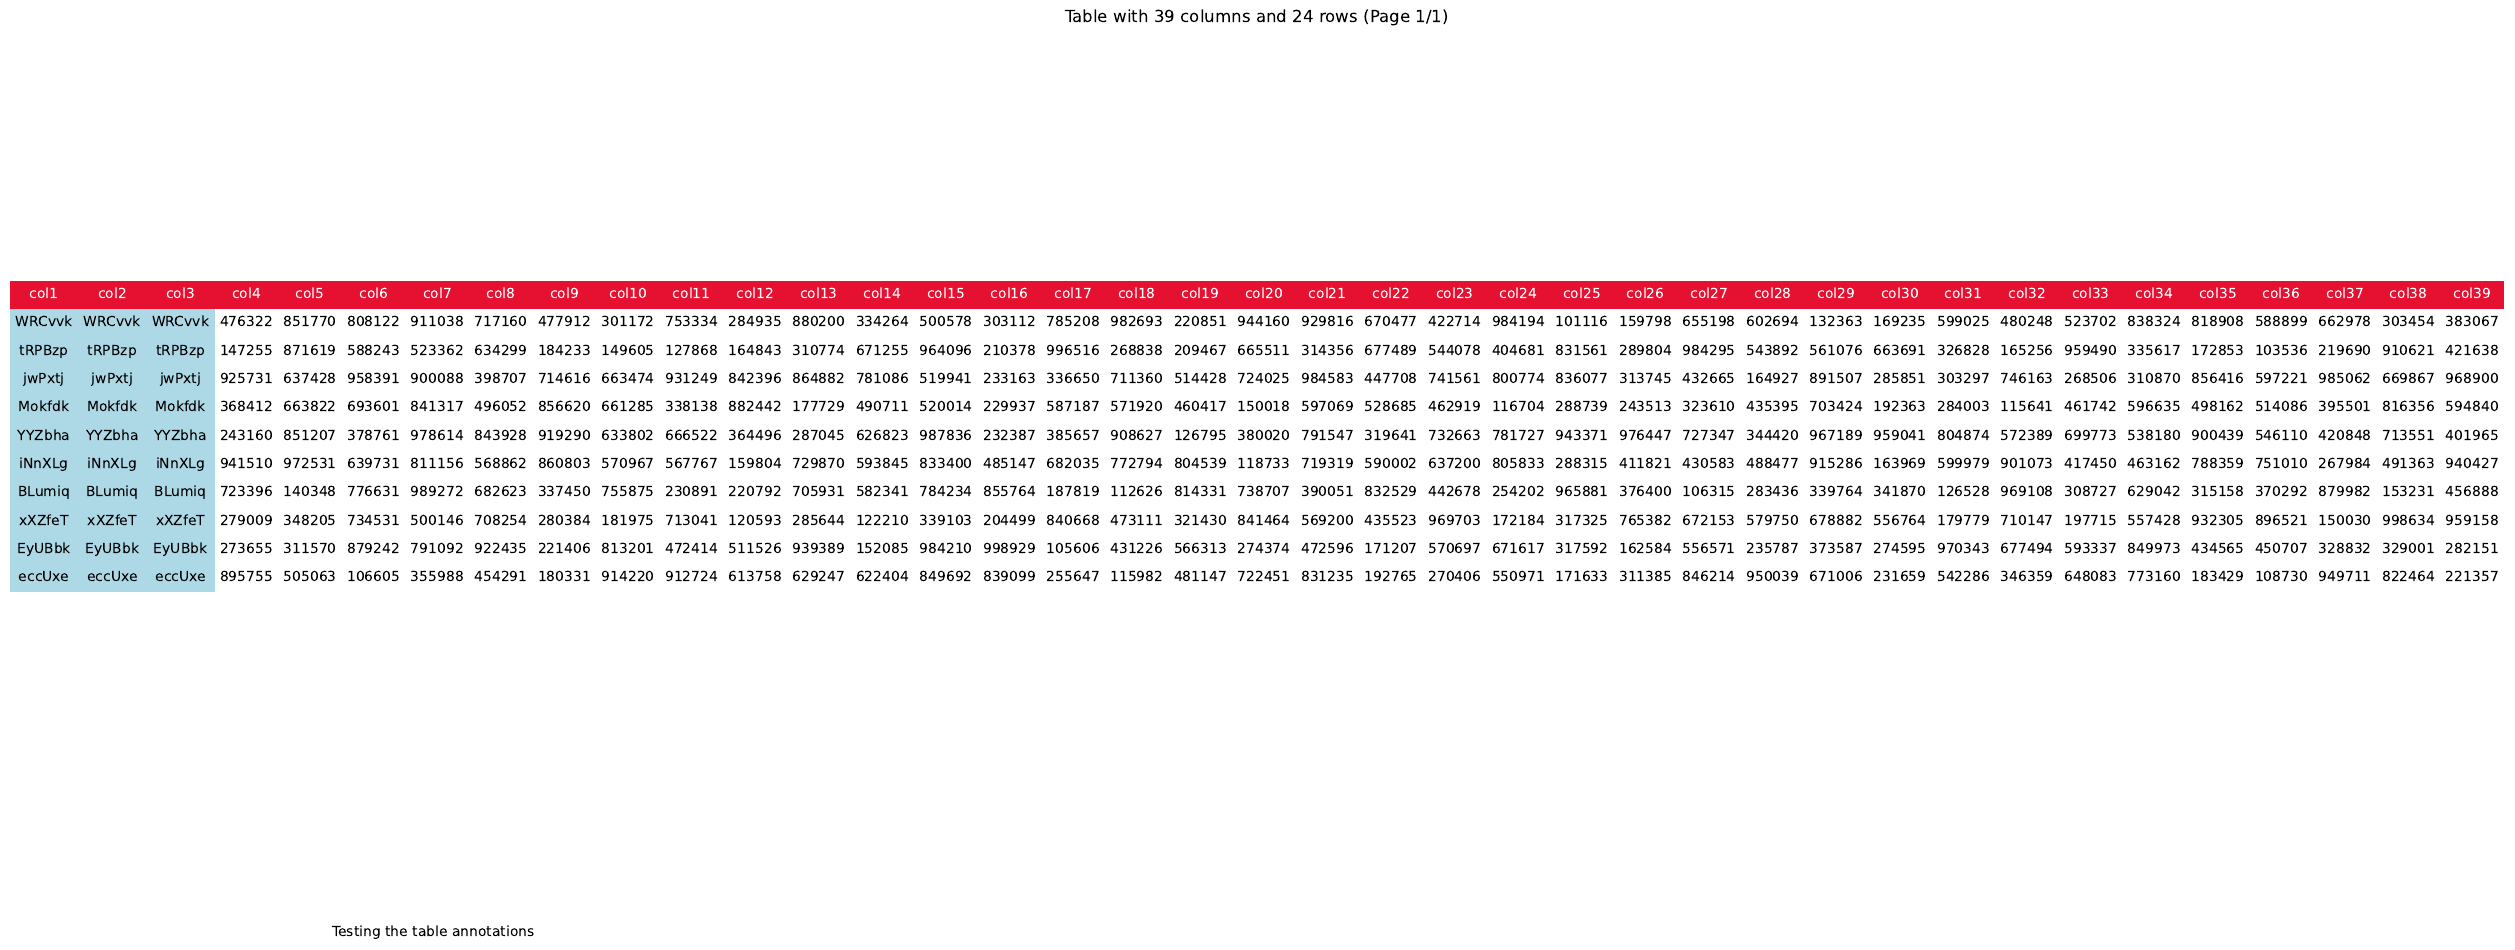

Reproduce this figure in Python.
from typing import List, Tuple
import pandas as pd
import numpy as np
import matplotlib.pyplot as plt
from matplotlib.backends.backend_pdf import PdfPages
import random
import string
from math import ceil
import matplotlib.colors as mcolors
import matplotlib.ticker as ticker


class Table:
    def __init__(self, df: pd.DataFrame, title: str, rows_per_page: int = 24, scale_x: float = 1, scale_y: float = 1.5,
                 first_columns_to_color: int = 3,
                 header_facecolor: str = '#E61030', first_columns_facecolor: str = '#ADD8E6',
                 other_columns_facecolor: str = '#FFFFFF',
                 fig_size: Tuple[float, float] = (20, 11.7 * 0.9)):
        """
        Initialize Table object.

        :param df: DataFrame to display in table.
        :param title: Title of the table.
        :param rows_per_page: Number of rows per page.
        :param scale_x: Table scale on x-axis.
        :param scale_y: Table scale on y-axis.
        :param first_columns_to_color: Number of first columns to color differently.
        :param header_facecolor: Color of the header cells.
        :param first_columns_facecolor: Color of the first few column cells.
        :param other_columns_facecolor: Color of other column cells.
        :param fig_size: Size of the figure.
        """
        self.df = df
        self.title = title
        self.rows_per_page = rows_per_page
        self.annotations = []
        self._scale_x = scale_x
        self._scale_y = scale_y
        self._first_columns_to_color = first_columns_to_color
        self._header_facecolor = header_facecolor
        self._first_columns_facecolor = first_columns_facecolor
        self._other_columns_facecolor = other_columns_facecolor
        self._fig_size = fig_size

    @property
    def scale(self) -> Tuple[float, float]:
        """Returns the current scale of the table."""
        return self._scale_x, self._scale_y

    @scale.setter
    def scale(self, values: Tuple[float, float]):
        """Sets the scale of the table."""
        self._scale_x, self._scale_y = values

    @property
    def first_columns_to_color(self) -> int:
        """Returns the number of first columns to color differently."""
        return self._first_columns_to_color

    @first_columns_to_color.setter
    def first_columns_to_color(self, value: int):
        """Sets the number of first columns to color differently."""
        self._first_columns_to_color = value

    @property
    def header_facecolor(self) -> str:
        """Returns the color of the header cells."""
        return self._header_facecolor

    @header_facecolor.setter
    def header_facecolor(self, value: str):
        """Sets the color of the header cells."""
        self._header_facecolor = value

    @property
    def first_columns_facecolor(self) -> str:
        """Returns the color of the first few column cells."""
        return self._first_columns_facecolor

    @first_columns_facecolor.setter
    def first_columns_facecolor(self, value: str):
        """Sets the color of the first few column cells."""
        self._first_columns_facecolor = value

    @property
    def other_columns_facecolor(self) -> str:
        """Returns the color of other column cells."""
        return self._other_columns_facecolor

    @other_columns_facecolor.setter
    def other_columns_facecolor(self, value: str):
        """Sets the color of other column cells."""
        self._other_columns_facecolor = value

    @property
    def fig_size(self) -> Tuple[float, float]:
        """Returns the size of the figure."""
        return self._fig_size

    @fig_size.setter
    def fig_size(self, values: Tuple[float, float]):
        """Sets the size of the figure."""
        self._fig_size = values

    def _style_cells(self, table, ax, table_data):
        """
        Styles the cells in the table.

        :param table: Table to style.
        :param ax: Axes object.
        :param table_data: Data to populate the table.
        """
        for (row, col), cell in table.get_celld().items():
            if row == 0:
                cell.set_facecolor(self.header_facecolor)
                cell.set_text_props(color='white', fontsize=14, ha='center')
            else:
                if col < self.first_columns_to_color:
                    cell.set_facecolor(self.first_columns_facecolor)
                else:
                    cell.set_facecolor(self.other_columns_facecolor)
                cell.set_text_props(color='black', ha='center', alpha=1)
            cell.set_edgecolor('none')

    def add_annotations(self, annotations: List[str]):
        """Add annotations to the table.
        :param annotations: List of annotation strings.
        """
        if isinstance(annotations, list):
            self.annotations.extend(annotations)
        else:
            self.annotations.append(annotations)

    def _add_annotations_to_figure(self, fig):
        """Add annotations to the figure.
        :param fig: Figure object.
        """
        for i, annotation in enumerate(self.annotations, start=1):
            fig.text(0.05, 0.05 - 0.03 * i, annotation, fontsize=10, transform=plt.gcf().transFigure)

    def setup_table(self, table, ax, table_data):
        """
        Setup table style and other configurations.
        """
        table.auto_set_font_size(False)
        table.set_fontsize(10)
        # table.auto_set_column_width(.001)
        table.auto_set_column_width(col=list(range(len(self.df.columns))))

    def save(self, file_name: str):
        """Save the table to a file.
        :param file_name: Name of the file.
        """
        num_pages = ceil(len(self.df) / self.rows_per_page)
        with PdfPages(file_name) as pdf_pages:
            for page in range(num_pages):
                start = page * self.rows_per_page
                end = (page + 1) * self.rows_per_page
                fig, ax = plt.subplots(figsize=self.fig_size)
                ax.set_facecolor('#eafff5')
                ax.set_title(f'{self.title} (Page {page + 1}/{num_pages})')
                table_data = self.df.iloc[start:end]
                table = ax.table(cellText=table_data.values, colLabels=table_data.columns, loc='center')
                table.scale(*self.scale)
                self._style_cells(table, ax, table_data)
                self.setup_table(table, ax, table_data)

                self._add_annotations_to_figure(fig)
                ax.axis('off')
                pdf_pages.savefig(fig, bbox_inches='tight')
                plt.close(fig)

    def show(self):
        """Display the table."""
        num_pages = ceil(len(self.df) / self.rows_per_page)
        for page in range(num_pages):
            start = page * self.rows_per_page
            end = (page + 1) * self.rows_per_page
            fig, ax = plt.subplots(figsize=self.fig_size)
            ax.set_facecolor('#eafff5')
            ax.set_title(f'{self.title} (Page {page + 1}/{num_pages})')
            table_data = self.df.iloc[start:end]
            table = ax.table(cellText=table_data.values, colLabels=table_data.columns, loc='center')
            table.scale(*self.scale)
            self.setup_table(table, ax, table_data)

            self._style_cells(table, ax, table_data)
            self._add_annotations_to_figure(fig)
            ax.axis('off')
            plt.show()


class OrangeTable(Table):
    def __init__(self, *args, **kwargs):
        """
        Initialize the OrangeTable class.

        :param args: Variable length argument list.
        :param kwargs: Arbitrary keyword arguments.
        """
        super().__init__(*args, **kwargs)

    def setup_table(self, table: plt.Axes.table, ax: plt.Axes, table_data: pd.DataFrame):
        """
        Setup table style and other configurations specifically for OrangeTable.

        :param table: The table to be styled.
        :param ax: The axes of the plot.
        :param table_data: The data to be represented in the table.
        """
        print("Setting up orange table...")
        print("Table data shape:", table_data.shape)
        super().setup_table(table, ax, table_data)  # Call parent setup_table
        print("Cell (0, 0) before color change:", table[23, 18], "Facecolor:", table[23, 18].get_facecolor())

        # Apply additional styling if columns are more than or equal to rows
        if table_data.shape[1] >= table_data.shape[0]:  # Check if columns >= rows
            num_rows = len(table_data) + 1  # account for header row in matplotlib table
            num_cols = len(self.df.columns)

            # Loop through cells below the diagonal and color them differently
            for i in range(num_cols - 1, -1, -1):
                for j in range(num_rows - 1, num_cols - i, -1):
                    print(f"Changing color for cell ({j}, {i})")
                    table[j, i].set_facecolor('lightgrey')
        print("", table[23, 18], "Facecolor:", table[23, 18].get_facecolor())


n_rows = 24
n_cols = 39

# Generate random 6-letter strings
random_strings = [''.join(random.choices(string.ascii_uppercase + string.ascii_lowercase, k=6)) for _ in range(n_rows)]

random_strings1 = [''.join(random.choices(string.ascii_uppercase + string.ascii_lowercase, k=6)) for _ in range(10)]

# Create DataFrame
df = pd.DataFrame()

df1 = pd.DataFrame()

# Add first 3 columns of 6-letter strings
for i in range(3):
    df[f'col{i + 1}'] = random_strings

# Add remaining columns of random integers
# Add remaining columns of random integers with 6 digits
for i in range(3, n_cols):
    df[f'col{i + 1}'] = np.random.randint(100000, 1000000, size=n_rows)

for i in range(3):
    df1[f'col{i + 1}'] = random_strings1

# Add remaining columns of random integers
# Add remaining columns of random integers with 6 digits
for i in range(3, n_cols):
    df1[f'col{i + 1}'] = np.random.randint(100000, 1000000, size=10)

# Create a table
table = Table(df1, "Table with 39 columns and 24 rows")
table.add_annotations("Testing the table annotations")
table.scale = (1, 1.7)
#table.first_columns_to_color = 0
table.save("table4.pdf")

table2 = OrangeTable(df, 'Orange Table')

# Change colors using setters
table2.header_color = mcolors.CSS4_COLORS['orangered']
table2.first_three_columns_color = mcolors.CSS4_COLORS['navajowhite']
table2.other_cell_color = mcolors.CSS4_COLORS['seashell']
table2.add_annotations("Testing Annotations")
table.first_columns_to_color = 3
table.scale = (1, 1.7)

# Save table to a PDF
table2.save("orange_table4_setters.pdf")


def random_string(length):
    letters = string.ascii_letters
    return ''.join(random.choice(letters) for i in range(length))

data = {
    'ShortString': [random_string(20) for _ in range(20)],
    'LongString': [random_string(200) for _ in range(20)]
}

df2 = pd.DataFrame(data)

df3 = df2.head(3)

table4 = Table(df2,"My Title")
table4.save("long_string.pdf")

import matplotlib.pyplot as plt
import matplotlib.gridspec as gridspec
import pandas as pd
import numpy as np


import matplotlib.pyplot as plt
import matplotlib.gridspec as gridspec
import pandas as pd
import numpy as np


class TableWithSubplots(Table):
    def __init__(self, *args, **kwargs):
        super().__init__(*args, **kwargs)
        self.fig = plt.figure(figsize=(10, 8))
        self.fig.set_tight_layout(True)
        self.gs = gridspec.GridSpec(3, 3, figure=self.fig, hspace=0.5, wspace=0.5)
 # setup GridSpec for 3 rows and 3 columns

    def show_table(self):
        ax_table = plt.subplot(self.gs[0, :])  # Table on the first row, spans all columns
        ax_table.axis('tight')
        ax_table.axis('off')
        ax_table.set_title(self.title)

        table_data = self.df
        table = ax_table.table(cellText=table_data.values, colLabels=table_data.columns, cellLoc='center', loc='center')
        self._style_cells(table, ax_table, table_data)

    def add_subplot(self, data, title, subplot_index):
        """Add a subplot with a line chart for a specific description."""
        row = (subplot_index // 3) + 1  # Calculate the row of the subplot
        col = subplot_index % 3  # Calculate the column of the subplot
        ax_plot = plt.subplot(self.gs[row, col])  # Subplots on the following rows
        plt.subplots_adjust(left=0.1, right=0.9, top=0.9, bottom=0.1, wspace=0.6, hspace=0.6)
        x = range(len(data.index))  # Indices for the x-axis
        print(f"X: {x}")


        y = data.values  # Transpose the data and extract the values for the y-axis
        print(f"Y:{y}")
        ax_plot.plot(x, y)
        ax_plot.set_title(title)
        plt.xticks(x, data.index, rotation=45)

        ymin = y.min()
        ymax = y.max()
        ax_plot.set_ylim(ymin, ymax)  # Set the y-axis limits based on the range of values

    # Set the y-axis limits based on the range of values

    # Set the y-axis limits based on the range of values

    # Set the y-axis limits based on the range of values

    # Set the y-axis limits based on the range of values

    # Set the y-axis limits based on the range of values

    def show(self):
        """Display the table and all subplots."""
        self.show_table()
        for i, (description, data) in enumerate(self.df.iterrows()):
            print(data[1:])
            self.add_subplot(data[1:], description, i)
        plt.tight_layout()  # Optional: Improve the spacing between subplots
        plt.show()  # Show all figures and subplots

    def save(self, filename):
        """Save the figure to a file."""
        self.show_table()
        for i, (description, data) in enumerate(self.df.iterrows()):
            self.add_subplot(data[1:], description, i)
        plt.tight_layout()  # Optional: Improve the spacing between subplots
        plt.savefig(filename, format='pdf')  # Save the figure in PDF format

np.random.seed(42)
data = np.random.randint(low=1e6, high=1e9, size=(6, 8))
description = ['desc'+str(i) for i in range(1, 7)]
columns = ['description', 't2021Q1', 't2021Q2', 't2021Q3', 't2021Q4', 't2022Q1', 't2022Q2', 't2022Q3', 't2022Q4']
df = pd.DataFrame(np.hstack((np.array(description)[:, np.newaxis], data)), columns=columns)

# Show and save the table and plots
table = TableWithSubplots(df, 'My Table and Plots')
table.show()
table.save('my_figure.pdf')

